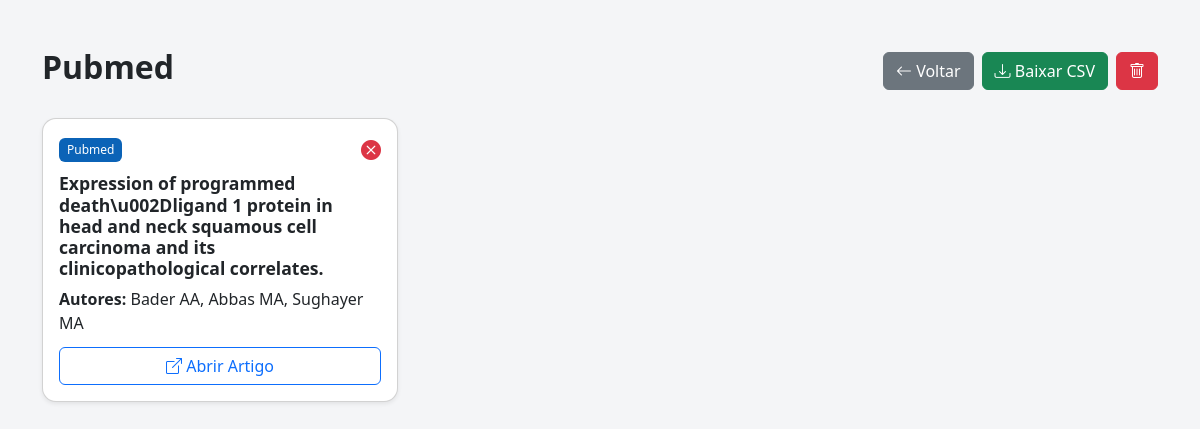
/planilhas/9/ (signed in), run on the app's committed database.
### busca/models.py (models this page shows, shortened)
class Planilha(models.Model):
    user = models.ForeignKey(
        User,
        on_delete=models.CASCADE,
        related_name="planilhas"
    )
    nome = models.CharField("Nome da planilha", max_length=150)
    criado_em = models.DateTimeField(auto_now_add=True)
    class Meta:
        unique_together = ("user", "nome")
        ordering = ["-criado_em"]

class ItemPlanilha(models.Model):
    planilha = models.ForeignKey(
        Planilha,
        on_delete=models.CASCADE,
        related_name="itens"
    )
    titulo = models.CharField("Título", max_length=500)
    autores = models.CharField("Autores", max_length=500, blank=True)
    resumo = models.TextField("Resumo", blank=True)  # breve trecho do artigo
    data_publicacao = models.DateField("Data de publicação", null=True, blank=True)
    origem = models.CharField("Origem", max_length=30)  # "pubmed", "scielo", "lilacs" ou "outros"
    link = models.URLField("Link")
    adicionado_em = models.DateTimeField(auto_now_add=True)
    class Meta:
        ordering = ["-adicionado_em"]

### busca/views_planilhas.py (the view)
# urls.py: path("planilhas/<int:planilha_id>/", views_planilhas.visualizar_planilha, name="visualizar_planilha"),
@login_required
@login_required
def visualizar_planilha(request, planilha_id):
    planilha = get_object_or_404(Planilha, id=planilha_id, user=request.user)
    itens = planilha.itens.all()
    return render(request, "busca/visualizar_planilha.html", {
        "planilha": planilha,
        "itens": itens,
    })

### busca/templates/busca/visualizar_planilha.html (shortened to what this page needs)
<!DOCTYPE html>
<html lang="pt-br">
<head>
    <link href="https://cdn.jsdelivr.net/npm/bootstrap@5.3.3/dist/css/bootstrap.min.css" rel="stylesheet">
    <link href="https://cdn.jsdelivr.net/npm/bootstrap-icons@1.11.3/font/bootstrap-icons.css" rel="stylesheet">
</head>
<body>
<div class="container my-5">
    <div class="d-flex justify-content-between align-items-center mb-4">
        <h2 class="fw-bold">{{ planilha.nome }}</h2>
        <div class="d-flex gap-2">
            <a href="{% url 'lista_planilhas' %}" class="btn btn-secondary">
                <i class="bi bi-arrow-left"></i> Voltar
            </a>
            <a href="{% url 'download_planilha' planilha.id %}" class="btn btn-success">
                <i class="bi bi-download"></i> Baixar CSV
            </a>
            <a href="{% url 'apagar_planilha' planilha.id %}"
               onclick="return confirm('Apagar planilha inteira?')"
               class="btn btn-danger">
                <i class="bi bi-trash"></i>
            </a>
        </div>
    </div>
    {% if itens %}
        <div class="row g-4">
            {% for item in itens %}
            <div class="col-md-6 col-lg-4">
                <div class="card shadow-sm">
                    <div class="card-body">
                        <div class="d-flex justify-content-between align-items-center mb-2">
                            <span class="origin-tag">{{ item.origem|title }}</span>
                            <a href="{% url 'remover_item' planilha.id item.id %}"
                               onclick="return confirm('Remover este artigo da planilha?')"
                               class="text-danger fs-5">
                                <i class="bi bi-x-circle-fill"></i>
                            </a>
                        </div>
                        <h5 class="item-header mb-2">
                            {{ item.titulo }}
                        </h5>
                        {% if item.autores %}
                        <p class="mb-1"><strong>Autores:</strong> {{ item.autores }}</p>
                        {% endif %}
                        <a href="{{ item.link }}" target="_blank"
                           class="btn btn-outline-primary w-100 mt-2">
                            <i class="bi bi-box-arrow-up-right"></i> Abrir Artigo
                        </a>
                    </div>
                </div>
            </div>
            {% endfor %}
        </div>
    {% else %}
        <div class="alert alert-info text-center mt-5">
            Nenhum artigo nesta planilha ainda.
        </div>
    {% endif %}
</div>
</body>
</html>

### busca/templates/busca/visualizar_planilha.html (style rules this page uses)
body { background:#f4f5f7; }
.card { border-radius:14px; transition:0.2s; }
.item-header { font-weight:600; font-size:1.1rem; }
.origin-tag { display:inline-block; padding:3px 8px; border-radius:6px; font-size:0.75rem; background:#0B63B7; color:white; }

### data on the page
Planilha: nome "Pubmed"
ItemPlanilha: origem "Pubmed", titulo "Expression of programmed death\\u002Dligand 1 protein in head and neck squamous cell carcinoma and its clinicopathological correlates.", autores "Bader AA, Abbas MA, Sughayer MA"
